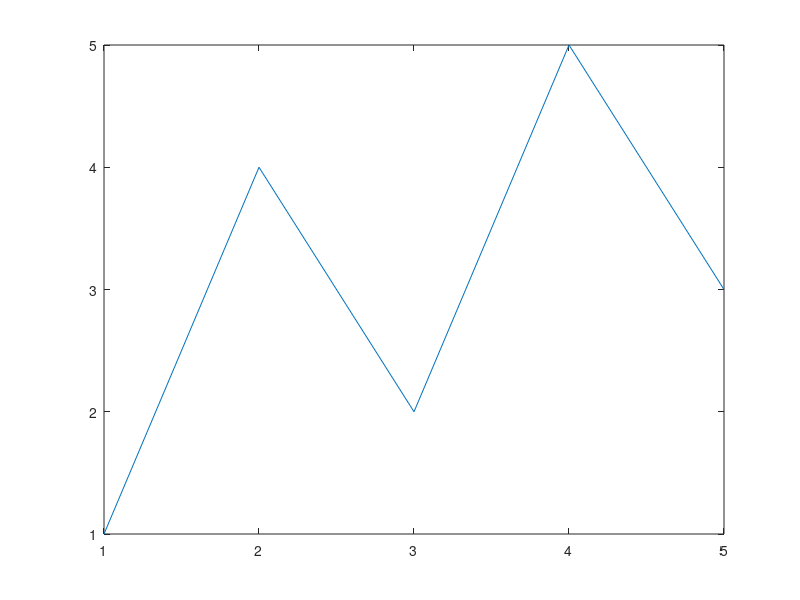

Here is the MATLAB script that generated this plot: (Note: this script raises an error after producing the figure.)
%=============================================================================
% Copyright (c) 2016-present Allan CORNET (Nelson)
%=============================================================================
% This file is part of Nelson.
%=============================================================================
% LICENCE_BLOCK_BEGIN
% SPDX-License-Identifier: LGPL-3.0-or-later
% LICENCE_BLOCK_END
%=============================================================================
% <--WEIGHT 2-->
% <--ADV-CLI MODE-->
% <--RELEASE ONLY-->
%=============================================================================
destination = [tempname(), '/'];
mkdir(destination);
figure('Visible', 'off');
plot(1:5, [1, 4, 2, 5, 3]);
formats = {'png', 'jpg', 'gif', 'webp', 'tiff', 'bmp', 'tga', ...
           'pbm', 'pgm', 'ppm', 'pnm', 'pcx'};
referenceSize = [];
for k = 1:length(formats)
  filename = [destination, 'figure.', formats{k}];
  saveas(gcf(), filename);
  asserts.istrue(isfile(filename));
  decoded = imread(filename);
  currentSize = [size(decoded, 1), size(decoded, 2)];
  if isempty(referenceSize)
    referenceSize = currentSize;
  end
  asserts.isequal(currentSize, referenceSize);
end
defaultFile = [destination, 'figure_without_extension'];
saveas(gcf(), defaultFile);
asserts.istrue(isfile([defaultFile, '.png']));
forcedFile = [destination, 'figure_forced'];
saveas(gcf(), forcedFile, 'webp');
asserts.istrue(isfile([forcedFile, '.webp']));
forcedImage = imread([forcedFile, '.webp']);
asserts.isequal([size(forcedImage, 1), size(forcedImage, 2)], referenceSize);
aliasFile = [destination, 'figure_alias'];
saveas(gcf(), aliasFile, 'jpeg');
asserts.istrue(isfile([aliasFile, '.jpg']));
aliasImage = imread([aliasFile, '.jpg']);
asserts.isequal([size(aliasImage, 1), size(aliasImage, 2)], referenceSize);
close(gcf());
%=============================================================================
